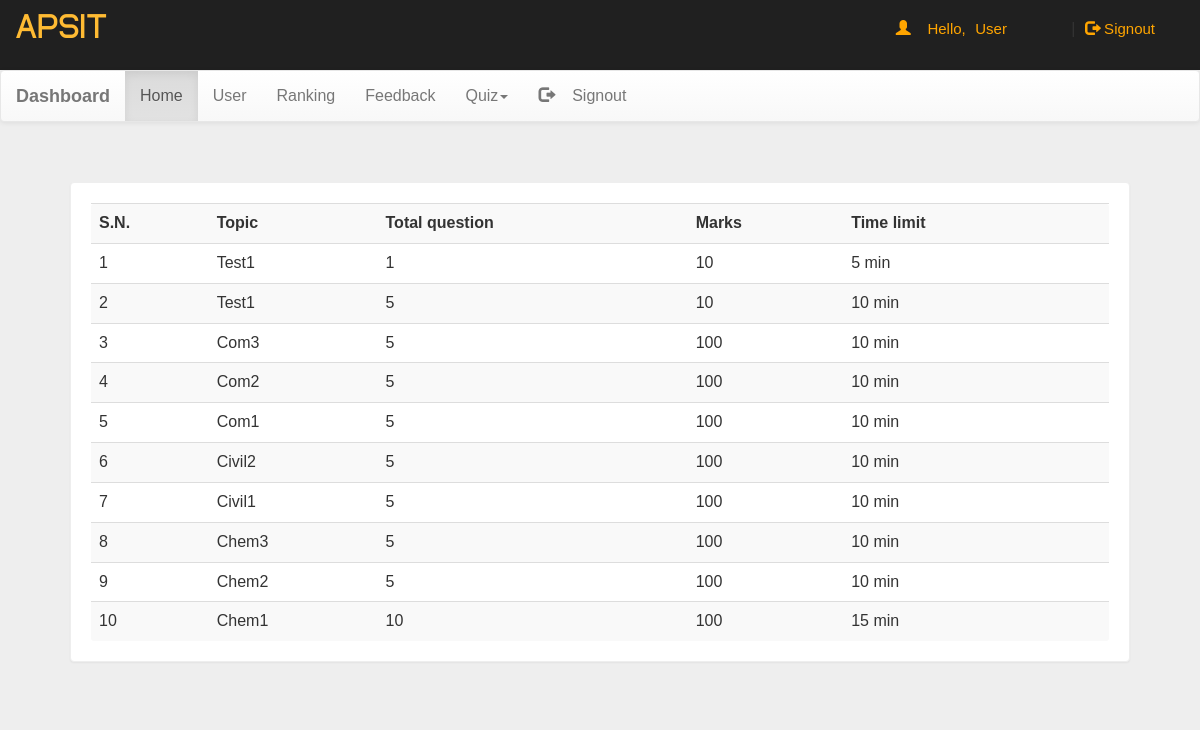
The app's page /dash.php (signed in) with its own data.
### tables this page shows
CREATE TABLE IF NOT EXISTS `quiz` (
  `eid` text NOT NULL,
  `title` varchar(100) NOT NULL,
  `sahi` int(11) NOT NULL,
  `wrong` int(11) NOT NULL,
  `total` int(11) NOT NULL,
  `time` bigint(20) NOT NULL,
  `intro` text NOT NULL,
  `tag` varchar(100) NOT NULL,
  `date` timestamp NOT NULL DEFAULT CURRENT_TIMESTAMP ON UPDATE CURRENT_TIMESTAMP,
  `department` varchar(20) NOT NULL
);

### dash.php (the view, shortened to what this page needs)
<!DOCTYPE html PUBLIC "-//W3C//DTD XHTML 1.0 Transitional//EN" "http://www.w3.org/TR/xhtml1/DTD/xhtml1-transitional.dtd">
<html xmlns="http://www.w3.org/1999/xhtml">
<head>
<link  rel="stylesheet" href="css/bootstrap.min.css"/>
 <link  rel="stylesheet" href="css/bootstrap-theme.min.css"/>
 <link rel="stylesheet" href="css/main.css">
 <link  rel="stylesheet" href="css/font.css">
</head>
<body  style="background:#eee;">
<div class="header">
<div class="row">
<div class="col-lg-6">
<span class="logo">APSIT</span></div>
<?php
 include_once 'dbConnection.php';
  if(!(isset($_SESSION['email']))){
header("location:index.php");
}
else
{
$name = $_SESSION['name'];;
echo '<span class="pull-right top title1" ><span class="log1"><span class="glyphicon glyphicon-user" aria-hidden="true"></span>&nbsp;&nbsp;&nbsp;&nbsp;Hello,</span> <a href="account.php" class="log log1">'.$name.'</a>&nbsp;|&nbsp;<a href="logout.php?q=account.php" class="log"><span class="glyphicon glyphicon-log-out" aria-hidden="true"></span>&nbsp;Signout</button></a></span>';
}?>
</div></div>
<nav class="navbar navbar-default title1">
  <div class="container-fluid">
    <div class="navbar-header">
      <a class="navbar-brand" href="dash.php?q=0"><b>Dashboard</b></a>
    </div>
    <div class="collapse navbar-collapse" id="bs-example-navbar-collapse-1">
      <ul class="nav navbar-nav">
        <li <?php if(@$_GET['q']==0) echo'class="active"'; ?>><a href="dash.php?q=0">Home<span class="sr-only">(current)</span></a></li>
        <li <?php if(@$_GET['q']==1) echo'class="active"'; ?>><a href="dash.php?q=1">User</a></li>
		<li <?php if(@$_GET['q']==2) echo'class="active"'; ?>><a href="dash.php?q=2">Ranking</a></li>
		<li <?php if(@$_GET['q']==3) echo'class="active"'; ?>><a href="dash.php?q=3">Feedback</a></li>
        <li class="dropdown <?php if(@$_GET['q']==4 || @$_GET['q']==5) echo'active"'; ?>">
          <a href="#" class="dropdown-toggle" data-toggle="dropdown" role="button" aria-haspopup="true" aria-expanded="false">Quiz<span class="caret"></span></a>
        </li><li class="pull-right"> <a href="logout.php?q=account.php"><span class="glyphicon glyphicon-log-out" aria-hidden="true"></span>&nbsp;&nbsp;&nbsp;&nbsp;Signout</a></li>
      </ul>
          </div>
  </div>
</nav>
<div class="container">
<div class="row">
<div class="col-md-12">
<?php if(@$_GET['q']==0) {
$result = mysqli_query($con,"SELECT * FROM quiz ORDER BY date DESC") or die('Error');
echo  '<div class="panel"><div class="table-responsive"><table class="table table-striped title1">
<tr><td><b>S.N.</b></td><td><b>Topic</b></td><td><b>Total question</b></td><td><b>Marks</b></td><td><b>Time limit</b></td><td></td></tr>';
$c=1;
while($row = mysqli_fetch_array($result)) {
	$title = $row['title'];
	$total = $row['total'];
	$sahi = $row['sahi'];
    $time = $row['time'];
	echo '<tr><td>'.$c++.'</td><td>'.$title.'</td><td>'.$total.'</td><td>'.$sahi*$total.'</td><td>'.$time.'&nbsp;min</td>
	<td><b></b></td></tr>';
}
echo '</table></div></div>';
}
?>
</div>
</div></div>
</body>
</html>

### css/main.css (style rules this page uses)
body { overflow-x:hidden; width:100%; font: 15px "Century Gothic", "Times Roman", sans-serif; background:#eee; min-height:550px; background-attachment:fixed; autocomplete:none; }
.panel { border-color:#eee; margin:40px; padding:20px; font: 15px "Century Gothic", "Times Roman", sans-serif; }
.header { background:#202020; height:70px; }
.logo { font-family:'typo'; font-size:35px; color:#ffbb33; margin:15px; }
.title1 { font: 16px "Century Gothic", "Times Roman", sans-serif; }
.top { margin-top:20px; }
.log1 { font: 15px 'Ubuntu', sans-serif; color:orange; margin-left:10px; }
.log { margin:10px; margin-right:60px; margin-left:5px; color:orange; text-decoration:none; font-size:20px; font-size:15px; }

### records on screen
quiz: title "Test1", total "1", $sahi*$total "10", time "5"
quiz: title "Test1", total "5", $sahi*$total "10", time "10"
quiz: title "Com3", total "5", $sahi*$total "100", time "10"
quiz: title "Com2", total "5", $sahi*$total "100", time "10"
quiz: title "Com1", total "5", $sahi*$total "100", time "10"
quiz: title "Civil2", total "5", $sahi*$total "100", time "10"
quiz: title "Civil1", total "5", $sahi*$total "100", time "10"
quiz: title "Chem3", total "5", $sahi*$total "100", time "10"
quiz: title "Chem2", total "5", $sahi*$total "100", time "10"
quiz: title "Chem1", total "10", $sahi*$total "100", time "15"

### other values on screen
$name "User"
